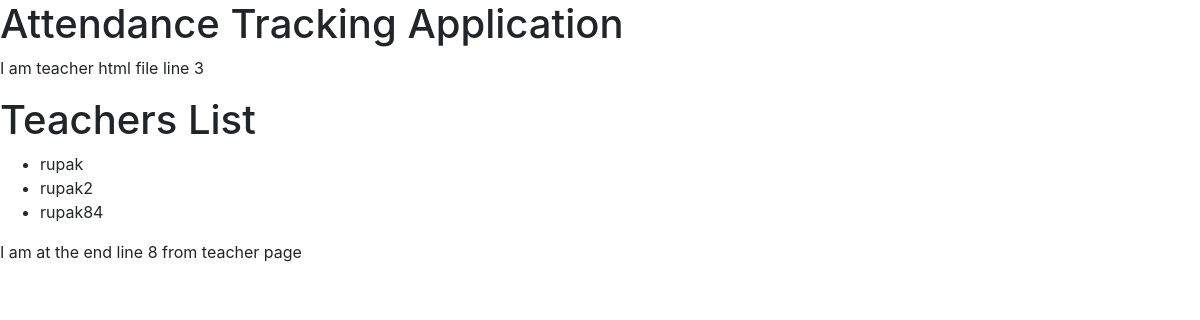
Page /teacher/ on the committed database.
### school/models.py (models this page shows, shortened)
class Teacher(models.Model):
    name = models.CharField(max_length=200, help_text='Enter a Teacher name')

### school/views.py (the view)
# urls.py: path('teacher/', views.TeacherListView.as_view()),
class TeacherListView(generic.ListView):
    model = Teacher
    context_object_name = 'teachers'   # your own name for the list as a template variable
    queryset = Teacher.objects.all
    template_name = 'teacher.html'  # Specify your own template name/location

### school/templates/teacher.html (shortened to what this page needs)
{% extends "base_template.html" %}
{% block content %}
<p>I am teacher html file line 3</p>
<h1>Teachers  List</h1>
{% if teachers %}
<ul>
  {% for teacher in teachers %}
    <li>
     {{ teacher.name }}
    </li>
  {% endfor %}
</ul>
{% else %}
  <p>There are no teachers in the school.</p>
{% endif %}
<p> I am at the end line 8 from teacher page</p>
{% endblock %}

### rows in the picture
Teacher: name "rupak"
Teacher: name "rupak2"
Teacher: name "rupak84"
